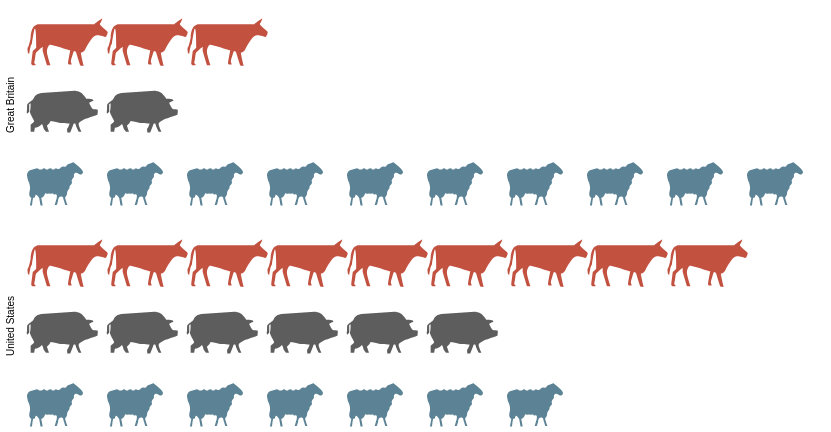

Specify this chart in Vega-Lite:
### Vega specification from a JSON file in a GitHub repository (floating-point values rounded to 4 significant figures)
{"$schema": "https://vega.github.io/schema/vega/v5.json", "autosize": "pad", "padding": 5, "data": [{"name": "source_0", "values": [{"country": "Great Britain", "animal": "cattle", "col": 3}, {"country": "Great Britain", "animal": "cattle", "col": 2}, {"country": "Great Britain", "animal": "cattle", "col": 1}, {"country": "Great Britain", "animal": "pigs", "col": 2}, {"country": "Great Britain", "animal": "pigs", "col": 1}, {"country": "Great Britain", "animal": "sheep", "col": 10}, {"country": "Great Britain", "animal": "sheep", "col": 9}, {"country": "Great Britain", "animal": "sheep", "col": 8}, {"country": "Great Britain", "animal": "sheep", "col": 7}, {"country": "Great Britain", "animal": "sheep", "col": 6}, {"country": "Great Britain", "animal": "sheep", "col": 5}, {"country": "Great Britain", "animal": "sheep", "col": 4}, {"country": "Great Britain", "animal": "sheep", "col": 3}, {"country": "Great Britain", "animal": "sheep", "col": 2}, {"country": "Great Britain", "animal": "sheep", "col": 1}, {"country": "United States", "animal": "cattle", "col": 9}, {"country": "United States", "animal": "cattle", "col": 8}, {"country": "United States", "animal": "cattle", "col": 7}, {"country": "United States", "animal": "cattle", "col": 6}, {"country": "United States", "animal": "cattle", "col": 5}, {"country": "United States", "animal": "cattle", "col": 4}, {"country": "United States", "animal": "cattle", "col": 3}, {"country": "United States", "animal": "cattle", "col": 2}, {"country": "United States", "animal": "cattle", "col": 1}, {"country": "United States", "animal": "pigs", "col": 6}, {"country": "United States", "animal": "pigs", "col": 5}, {"country": "United States", "animal": "pigs", "col": 4}, {"country": "United States", "animal": "pigs", "col": 3}, {"country": "United States", "animal": "pigs", "col": 2}, {"country": "United States", "animal": "pigs", "col": 1}, {"country": "United States", "animal": "sheep", "col": 7}, {"country": "United States", "animal": "sheep", "col": 6}, {"country": "United States", "animal": "sheep", "col": 5}, {"country": "United States", "animal": "sheep", "col": 4}, {"country": "United States", "animal": "sheep", "col": 3}, {"country": "United States", "animal": "sheep", "col": 2}, {"country": "United States", "animal": "sheep", "col": 1}]}, {"name": "row_domain", "source": "source_0", "transform": [{"type": "aggregate", "groupby": ["country"]}]}], "signals": [{"name": "child_width", "value": 800}, {"name": "child_height", "value": 200}], "layout": {"padding": 20, "columns": 1, "bounds": "full", "align": "all"}, "marks": [{"name": "row_header", "type": "group", "role": "row-header", "from": {"data": "row_domain"}, "sort": {"field": "datum[\"country\"]", "order": "ascending"}, "title": {"text": {"signal": "''+parent[\"country\"]"}, "orient": "left", "style": "guide-label", "frame": "group", "offset": 10}, "encode": {"update": {"height": {"signal": "child_height"}}}}, {"name": "cell", "type": "group", "style": "cell", "from": {"facet": {"name": "facet", "data": "source_0", "groupby": ["country"]}}, "sort": {"field": ["datum[\"country\"]"], "order": ["ascending"]}, "encode": {"update": {"width": {"signal": "child_width"}, "height": {"signal": "child_height"}}}, "marks": [{"name": "child_marks", "type": "symbol", "style": ["point"], "from": {"data": "facet"}, "encode": {"update": {"opacity": {"value": 1}, "fill": {"scale": "color", "field": "animal"}, "tooltip": {"signal": "{\"col\": datum[\"col\"], \"animal\": datum[\"animal\"]}"}, "x": {"scale": "x", "field": "col"}, "y": {"scale": "y", "field": "animal"}, "size": {"value": 200}, "shape": {"scale": "shape", "field": "animal"}}}}]}], "scales": [{"name": "x", "type": "point", "domain": {"data": "source_0", "field": "col", "sort": true}, "range": [0, {"signal": "child_width"}], "padding": 0.5}, {"name": "y", "type": "point", "domain": {"data": "source_0", "field": "animal", "sort": true}, "range": [0, {"signal": "child_height"}], "padding": 0.5}, {"name": "color", "type": "ordinal", "domain": ["person", "cattle", "pigs", "sheep"], "range": ["rgb(162,160,152)", "rgb(194,81,64)", "rgb(93,93,93)", "rgb(91,131,149)"]}, {"name": "shape", "type": "ordinal", "domain": ["person", "cattle", "pigs", "sheep"], "range": ["M1.7 -1.7h-0.8c0.3 -0.2 0.6 -0.5 0.6 -0.9c0 -0.6 -0.4 -1 -1 -1c-0.6 0 -1 0.4 -1 1c0 0.4 0.2 0.7 0.6 0.9h-0.8c-0.4 0 -0.7 0.3 -0.7 0.6v1.9c0 0.3 0.3 0.6 0.6 0.6h0.2c0 0 0 0.1 0 0.1v1.9c0 0.3 0.2 0.6 0.3 0.6h1.3c0.2 0 0.3 -0.3 0.3 -0.6v-1.8c0 0 0 -0.1 0 -0.1h0.2c0.3 0 0.6 -0.3 0.6 -0.6v-2c0.2 -0.3 -0.1 -0.6 -0.4 -0.6z", "M4 -2c0 0 0.9 -0.7 1.1 -0.8c0.1 -0.1 -0.1 0.5 -0.3 0.7c-0.2 0.2 1.1 1.1 1.1 1.2c0 0.2 -0.2 0.8 -0.4 0.7c-0.1 0 -0.8 -0.3 -1.3 -0.2c-0.5 0.1 -1.3 1.6 -1.5 2c-0.3 0.4 -0.6 0.4 -0.6 0.4c0 0.1 0.3 1.7 0.4 1.8c0.1 0.1 -0.4 0.1 -0.5 0c0 0 -0.6 -1.9 -0.6 -1.9c-0.1 0 -0.3 -0.1 -0.3 -0.1c0 0.1 -0.5 1.4 -0.4 1.6c0.1 0.2 0.1 0.3 0.1 0.3c0 0 -0.4 0 -0.4 0c0 0 -0.2 -0.1 -0.1 -0.3c0 -0.2 0.3 -1.7 0.3 -1.7c0 0 -2.8 -0.9 -2.9 -0.8c-0.2 0.1 -0.4 0.6 -0.4 1c0 0.4 0.5 1.9 0.5 1.9l-0.5 0l-0.6 -2l0 -0.6c0 0 -1 0.8 -1 1c0 0.2 -0.2 1.3 -0.2 1.3c0 0 0.3 0.3 0.2 0.3c0 0 -0.5 0 -0.5 0c0 0 -0.2 -0.2 -0.1 -0.4c0 -0.1 0.2 -1.6 0.2 -1.6c0 0 0.5 -0.4 0.5 -0.5c0 -0.1 0 -2.7 -0.2 -2.7c-0.1 0 -0.4 2 -0.4 2c0 0 0 0.2 -0.2 0.5c-0.1 0.4 -0.2 1.1 -0.2 1.1c0 0 -0.2 -0.1 -0.2 -0.2c0 -0.1 -0.1 -0.7 0 -0.7c0.1 -0.1 0.3 -0.8 0.4 -1.4c0 -0.6 0.2 -1.3 0.4 -1.5c0.1 -0.2 0.6 -0.4 0.6 -0.4z", "M1.2 -2c0 0 0.7 0 1.2 0.5c0.5 0.5 0.4 0.6 0.5 0.6c0.1 0 0.7 0 0.8 0.1c0.1 0 0.2 0.2 0.2 0.2c0 0 -0.6 0.2 -0.6 0.3c0 0.1 0.4 0.9 0.6 0.9c0.1 0 0.6 0 0.6 0.1c0 0.1 0 0.7 -0.1 0.7c-0.1 0 -1.2 0.4 -1.5 0.5c-0.3 0.1 -1.1 0.5 -1.1 0.7c-0.1 0.2 0.4 1.2 0.4 1.2l-0.4 0c0 0 -0.4 -0.8 -0.4 -0.9c0 -0.1 -0.1 -0.3 -0.1 -0.3l-0.2 0l-0.5 1.3l-0.4 0c0 0 -0.1 -0.4 0 -0.6c0.1 -0.1 0.3 -0.6 0.3 -0.7c0 0 -0.8 0 -1.5 -0.1c-0.7 -0.1 -1.2 -0.3 -1.2 -0.2c0 0.1 -0.4 0.6 -0.5 0.6c0 0 0.3 0.9 0.3 0.9l-0.4 0c0 0 -0.4 -0.5 -0.4 -0.6c0 -0.1 -0.2 -0.6 -0.2 -0.5c0 0 -0.4 0.4 -0.6 0.4c-0.2 0.1 -0.4 0.1 -0.4 0.1c0 0 -0.1 0.6 -0.1 0.6l-0.5 0l0 -1c0 0 0.5 -0.4 0.5 -0.5c0 -0.1 -0.7 -1.2 -0.6 -1.4c0.1 -0.1 0.1 -1.1 0.1 -1.1c0 0 -0.2 0.1 -0.2 0.1c0 0 0 0.9 0 1c0 0.1 -0.2 0.3 -0.3 0.3c-0.1 0 0 -0.5 0 -0.9c0 -0.4 0 -0.4 0.2 -0.6c0.2 -0.2 0.6 -0.3 0.8 -0.8c0.3 -0.5 1 -0.6 1 -0.6z", "M-4.1 -0.5c0.2 0 0.2 0.2 0.5 0.2c0.3 0 0.3 -0.2 0.5 -0.2c0.2 0 0.2 0.2 0.4 0.2c0.2 0 0.2 -0.2 0.5 -0.2c0.2 0 0.2 0.2 0.4 0.2c0.2 0 0.2 -0.2 0.4 -0.2c0.1 0 0.2 0.2 0.4 0.1c0.2 0 0.2 -0.2 0.4 -0.3c0.1 0 0.1 -0.1 0.4 0c0.3 0 0.3 -0.4 0.6 -0.4c0.3 0 0.6 -0.3 0.7 -0.2c0.1 0.1 1.4 1 1.3 1.4c-0.1 0.4 -0.3 0.3 -0.4 0.3c-0.1 0 -0.5 -0.4 -0.7 -0.2c-0.3 0.2 -0.1 0.4 -0.2 0.6c-0.1 0.1 -0.2 0.2 -0.3 0.4c0 0.2 0.1 0.3 0 0.5c-0.1 0.2 -0.3 0.2 -0.3 0.5c0 0.3 -0.2 0.3 -0.3 0.6c-0.1 0.2 0 0.3 -0.1 0.5c-0.1 0.2 -0.1 0.2 -0.2 0.3c-0.1 0.1 0.3 1.1 0.3 1.1l-0.3 0c0 0 -0.3 -0.9 -0.3 -1c0 -0.1 -0.1 -0.2 -0.3 -0.2c-0.2 0 -0.3 0.1 -0.4 0.4c0 0.3 -0.2 0.8 -0.2 0.8l-0.3 0l0.3 -1c0 0 0.1 -0.6 -0.2 -0.5c-0.3 0.1 -0.2 -0.1 -0.4 -0.1c-0.2 -0.1 -0.3 0.1 -0.4 0c-0.2 -0.1 -0.3 0.1 -0.5 0c-0.2 -0.1 -0.1 0 -0.3 0.3c-0.2 0.3 -0.4 0.3 -0.4 0.3l0.2 1.1l-0.3 0l-0.2 -1.1c0 0 -0.4 -0.6 -0.5 -0.4c-0.1 0.3 -0.1 0.4 -0.3 0.4c-0.1 -0.1 -0.2 1.1 -0.2 1.1l-0.3 0l0.2 -1.1c0 0 -0.3 -0.1 -0.3 -0.5c0 -0.3 0.1 -0.5 0.1 -0.7c0.1 -0.2 -0.1 -1 -0.2 -1.1c-0.1 -0.2 -0.2 -0.8 -0.2 -0.8c0 0 -0.1 -0.5 0.4 -0.8z"]}], "config": {"style": {"cell": {"stroke": ""}}}}
